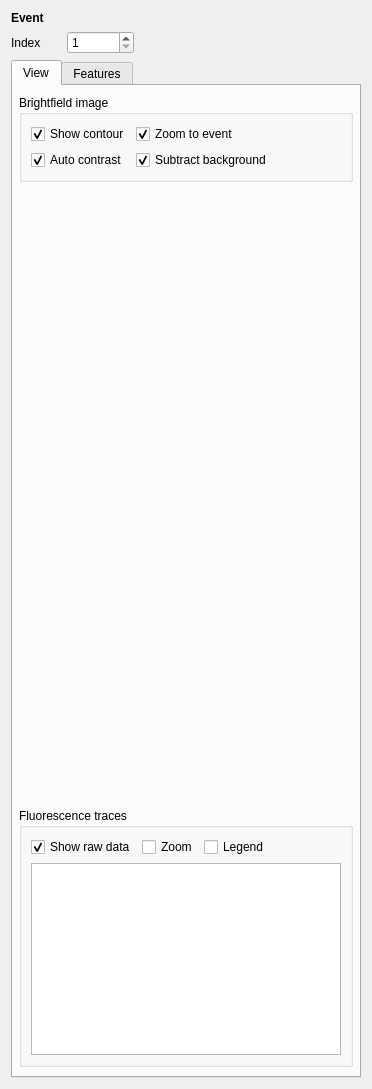
      <widget class="QWidget" name="page_event">
       <layout class="QVBoxLayout" name="verticalLayout_9">
        <item>
         <widget class="QLabel" name="label_8">
          <property name="text">
           <string>&lt;b&gt;Event&lt;/b&gt;</string>
          </property>
         </widget>
        </item>
        <item>
         <layout class="QHBoxLayout" name="horizontalLayout_3">
          <item>
           <widget class="QLabel" name="label_6">
            <property name="text">
             <string>Index</string>
            </property>
           </widget>
          </item>
          <item>
           <spacer name="horizontalSpacer_7">
            <property name="orientation">
             <enum>Qt::Orientation::Horizontal</enum>
            </property>
            <property name="sizeType">
             <enum>QSizePolicy::Policy::Fixed</enum>
            </property>
            <property name="sizeHint" stdset="0">
             <size>
              <width>20</width>
              <height>20</height>
             </size>
            </property>
           </spacer>
          </item>
          <item>
           <widget class="QSpinBox" name="spinBox_event">
            <property name="minimum">
             <number>1</number>
            </property>
            <property name="maximum">
             <number>99999999</number>
            </property>
           </widget>
          </item>
          <item>
           <spacer name="horizontalSpacer_6">
            <property name="orientation">
             <enum>Qt::Orientation::Horizontal</enum>
            </property>
            <property name="sizeHint" stdset="0">
             <size>
              <width>0</width>
              <height>20</height>
             </size>
            </property>
           </spacer>
          </item>
         </layout>
        </item>
        <item>
         <widget class="QTabWidget" name="tabWidget_event">
          <property name="minimumSize">
           <size>
            <width>350</width>
            <height>0</height>
           </size>
          </property>
          <property name="currentIndex">
           <number>0</number>
          </property>
          <widget class="QWidget" name="tab_view">
           <attribute name="title">
            <string>View</string>
           </attribute>
           <layout class="QVBoxLayout" name="verticalLayout_8" stretch="0,1,0">
            <property name="spacing">
             <number>12</number>
            </property>
            <property name="leftMargin">
             <number>0</number>
            </property>
            <property name="topMargin">
             <number>9</number>
            </property>
            <property name="rightMargin">
             <number>0</number>
            </property>
            <property name="bottomMargin">
             <number>9</number>
            </property>
            <item>
             <widget class="QWidget" name="widget_6" native="true">
              <layout class="QVBoxLayout" name="verticalLayout_17">
               <property name="leftMargin">
                <number>6</number>
               </property>
               <property name="topMargin">
                <number>0</number>
               </property>
               <property name="rightMargin">
                <number>6</number>
               </property>
               <property name="bottomMargin">
                <number>0</number>
               </property>
               <item>
                <widget class="QGroupBox" name="groupBox_image">
                 <property name="styleSheet">
                  <string notr="true"/>
                 </property>
                 <property name="title">
                  <string>Brightfield image</string>
                 </property>
                 <property name="flat">
                  <bool>true</bool>
                 </property>
                 <layout class="QVBoxLayout" name="verticalLayout">
                  <property name="spacing">
                   <number>0</number>
                  </property>
                  <property name="leftMargin">
                   <number>0</number>
                  </property>
                  <property name="topMargin">
                   <number>0</number>
                  </property>
                  <property name="rightMargin">
                   <number>0</number>
                  </property>
                  <property name="bottomMargin">
                   <number>0</number>
                  </property>
                  <item>
                   <widget class="QWidget" name="widget_2" native="true">
                    <property name="styleSheet">
                     <string notr="true"/>
                    </property>
                    <layout class="QVBoxLayout" name="verticalLayout_7">
                     <item>
                      <layout class="QGridLayout" name="gridLayout_3">
                       <property name="topMargin">
                        <number>0</number>
                       </property>
                       <item row="0" column="0">
                        <widget class="QCheckBox" name="checkBox_image_contour">
                         <property name="text">
                          <string>Show contour</string>
                         </property>
                         <property name="checked">
                          <bool>true</bool>
                         </property>
                        </widget>
                       </item>
                       <item row="1" column="0">
                        <widget class="QCheckBox" name="checkBox_image_contrast">
                         <property name="text">
                          <string>Auto contrast</string>
                         </property>
                         <property name="checked">
                          <bool>true</bool>
                         </property>
                        </widget>
                       </item>
                       <item row="0" column="1">
                        <widget class="QCheckBox" name="checkBox_image_zoom">
                         <property name="text">
                          <string>Zoom to event</string>
                         </property>
                         <property name="checked">
                          <bool>true</bool>
                         </property>
                        </widget>
                       </item>
                       <item row="1" column="1">
                        <widget class="QCheckBox" name="checkBox_image_background">
                         <property name="text">
                          <string>Subtract background</string>
                         </property>
                         <property name="checked">
                          <bool>true</bool>
                         </property>
                        </widget>
                       </item>
                       <item row="0" column="2">
                        <spacer name="horizontalSpacer_2">
                         <property name="orientation">
                          <enum>Qt::Orientation::Horizontal</enum>
                         </property>
                         <property name="sizeHint" stdset="0">
                          <size>
                           <width>0</width>
                           <height>20</height>
                          </size>
                         </property>
                        </spacer>
                       </item>
                      </layout>
                     </item>
                    </layout>
                   </widget>
                  </item>
                 </layout>
                </widget>
               </item>
              </layout>
             </widget>
            </item>
            <item>
             <layout class="QVBoxLayout" name="verticalLayout_11">
              <property name="sizeConstraint">
               <enum>QLayout::SizeConstraint::SetNoConstraint</enum>
              </property>
              <property name="bottomMargin">
               <number>0</number>
              </property>
              <item>
               <widget class="SimpleImageView" name="imageView_image">
                <property name="minimumSize">
                 <size>
                  <width>300</width>
                  <height>100</height>
                 </size>
                </property>
                <property name="styleSheet">
                 <string notr="true">background-color:transparent</string>
                </property>
               </widget>
              </item>
              <item>
               <widget class="SimpleImageView" name="imageView_image_pha">
                <property name="minimumSize">
                 <size>
                  <width>300</width>
                  <height>100</height>
                 </size>
                </property>
                <property name="styleSheet">
                 <string notr="true">background-color:transparent</string>
                </property>
               </widget>
              </item>
              <item>
               <widget class="SimpleImageView" name="imageView_image_amp">
                <property name="minimumSize">
                 <size>
                  <width>300</width>
                  <height>100</height>
                 </size>
                </property>
                <property name="styleSheet">
                 <string notr="true">background-color:transparent</string>
                </property>
               </widget>
              </item>
             </layout>
            </item>
            <item>
             <widget class="QWidget" name="widget_7" native="true">
              <layout class="QVBoxLayout" name="verticalLayout_18">
               <property name="sizeConstraint">
                <enum>QLayout::SizeConstraint::SetMaximumSize</enum>
               </property>
               <property name="leftMargin">
                <number>6</number>
               </property>
               <property name="topMargin">
                <number>0</number>
               </property>
               <property name="rightMargin">
                <number>6</number>
               </property>
               <property name="bottomMargin">
                <number>0</number>
               </property>
               <item>
                <widget class="QGroupBox" name="groupBox_trace">
                 <property name="styleSheet">
                  <string notr="true"/>
                 </property>
                 <property name="title">
                  <string>Fluorescence traces</string>
                 </property>
                 <property name="flat">
                  <bool>true</bool>
                 </property>
                 <layout class="QVBoxLayout" name="verticalLayout_2">
                  <property name="spacing">
                   <number>0</number>
                  </property>
                  <property name="leftMargin">
                   <number>0</number>
                  </property>
                  <property name="topMargin">
                   <number>0</number>
                  </property>
                  <property name="rightMargin">
                   <number>0</number>
                  </property>
                  <property name="bottomMargin">
                   <number>0</number>
                  </property>
                  <item>
                   <widget class="QWidget" name="widget" native="true">
                    <property name="styleSheet">
                     <string notr="true"/>
                    </property>
                    <layout class="QVBoxLayout" name="verticalLayout_6">
                     <property name="spacing">
                      <number>6</number>
                     </property>
                     <property name="leftMargin">
                      <number>9</number>
                     </property>
                     <property name="topMargin">
                      <number>9</number>
                     </property>
                     <property name="rightMargin">
                      <number>9</number>
                     </property>
                     <property name="bottomMargin">
                      <number>9</number>
                     </property>
                     <item>
                      <layout class="QGridLayout" name="gridLayout_4">
                       <property name="sizeConstraint">
                        <enum>QLayout::SizeConstraint::SetMinimumSize</enum>
                       </property>
                       <property name="topMargin">
                        <number>0</number>
                       </property>
                       <item row="0" column="0">
                        <widget class="QCheckBox" name="checkBox_trace_raw">
                         <property name="text">
                          <string>Show raw data</string>
                         </property>
                         <property name="checked">
                          <bool>true</bool>
                         </property>
                        </widget>
                       </item>
                       <item row="0" column="3">
                        <spacer name="horizontalSpacer_3">
                         <property name="orientation">
                          <enum>Qt::Orientation::Horizontal</enum>
                         </property>
                         <property name="sizeHint" stdset="0">
                          <size>
                           <width>0</width>
                           <height>20</height>
                          </size>
                         </property>
                        </spacer>
                       </item>
                       <item row="0" column="1">
                        <widget class="QCheckBox" name="checkBox_trace_zoom">
                         <property name="text">
                          <string>Zoom</string>
                         </property>
                         <property name="checked">
                          <bool>false</bool>
                         </property>
                        </widget>
                       </item>
                       <item row="0" column="2">
                        <widget class="QCheckBox" name="checkBox_trace_legend">
                         <property name="text">
                          <string>Legend</string>
                         </property>
                        </widget>
                       </item>
                      </layout>
                     </item>
                     <item>
                      <widget class="SimplePlotWidget" name="graphicsView_trace">
                       <property name="minimumSize">
                        <size>
                         <width>0</width>
                         <height>150</height>
                        </size>
                       </property>
                      </widget>
                     </item>
                    </layout>
                   </widget>
                  </item>
                 </layout>
                </widget>
               </item>
              </layout>
             </widget>
            </item>
           </layout>
          </widget>
          <widget class="QWidget" name="tab_features">
           <attribute name="title">
            <string>Features</string>
           </attribute>
           <layout class="QVBoxLayout" name="verticalLayout_10">
            <property name="leftMargin">
             <number>9</number>
            </property>
            <property name="topMargin">
             <number>9</number>
            </property>
            <property name="rightMargin">
             <number>9</number>
            </property>
            <property name="bottomMargin">
             <number>9</number>
            </property>
            <item>
             <widget class="KeyValueTableWidget" name="tableWidget_feats">
              <property name="wordWrap">
               <bool>false</bool>
              </property>
             </widget>
            </item>
           </layout>
          </widget>
         </widget>
        </item>
       </layout>
      </widget>
